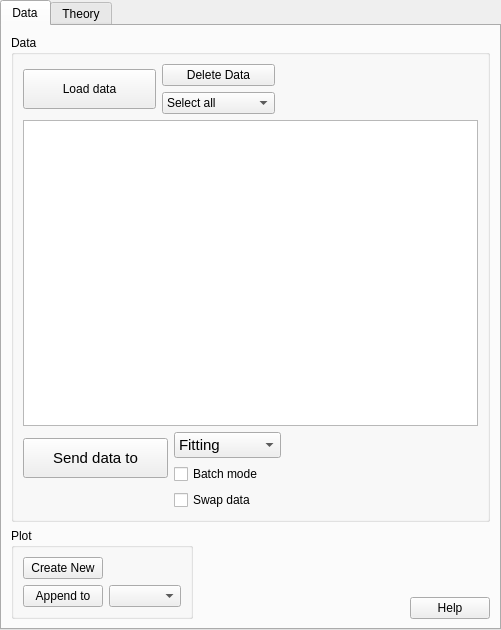
<?xml version="1.0" encoding="UTF-8"?>
<ui version="4.0">
 <class>DataLoadWidget</class>
 <widget class="QTabWidget" name="DataLoadWidget">
  <property name="geometry">
   <rect>
    <x>0</x>
    <y>0</y>
    <width>501</width>
    <height>630</height>
   </rect>
  </property>
  <property name="sizePolicy">
   <sizepolicy hsizetype="Preferred" vsizetype="Preferred">
    <horstretch>0</horstretch>
    <verstretch>5</verstretch>
   </sizepolicy>
  </property>
  <property name="windowTitle">
   <string>TabWidget</string>
  </property>
  <property name="windowIcon">
   <iconset>
    <normaloff>:/res/ball.ico</normaloff>:/res/ball.ico</iconset>
  </property>
  <property name="currentIndex">
   <number>0</number>
  </property>
  <widget class="QWidget" name="dataTab">
   <attribute name="title">
    <string>Data</string>
   </attribute>
   <layout class="QGridLayout" name="gridLayout_11">
    <item row="0" column="0">
     <widget class="QGroupBox" name="groupBox">
      <property name="title">
       <string>Data</string>
      </property>
      <layout class="QGridLayout" name="gridLayout_9">
       <item row="0" column="0">
        <layout class="QGridLayout" name="gridLayout">
         <item row="0" column="0" rowspan="2">
          <widget class="QPushButton" name="cmdLoad">
           <property name="sizePolicy">
            <sizepolicy hsizetype="MinimumExpanding" vsizetype="Fixed">
             <horstretch>0</horstretch>
             <verstretch>5</verstretch>
            </sizepolicy>
           </property>
           <property name="minimumSize">
            <size>
             <width>120</width>
             <height>40</height>
            </size>
           </property>
           <property name="baseSize">
            <size>
             <width>100</width>
             <height>50</height>
            </size>
           </property>
           <property name="toolTip">
            <string>&lt;html&gt;&lt;head/&gt;&lt;body&gt;&lt;p&gt;&lt;span style=&quot; font-size:8pt;&quot;&gt;Load a file with data&lt;/span&gt;&lt;/p&gt;&lt;/body&gt;&lt;/html&gt;</string>
           </property>
           <property name="styleSheet">
            <string notr="true">font: 11pt &quot;MS Shell Dlg 2&quot;;</string>
           </property>
           <property name="text">
            <string>Load data</string>
           </property>
           <property name="icon">
            <iconset>
             <normaloff>:/res/down-grey.png</normaloff>:/res/down-grey.png</iconset>
           </property>
           <property name="iconSize">
            <size>
             <width>32</width>
             <height>32</height>
            </size>
           </property>
           <property name="shortcut">
            <string>Ctrl+R</string>
           </property>
          </widget>
         </item>
         <item row="0" column="1">
          <widget class="QPushButton" name="cmdDeleteData">
           <property name="text">
            <string>Delete Data</string>
           </property>
          </widget>
         </item>
         <item row="1" column="1">
          <widget class="QComboBox" name="cbSelect">
           <property name="sizePolicy">
            <sizepolicy hsizetype="Minimum" vsizetype="Fixed">
             <horstretch>0</horstretch>
             <verstretch>0</verstretch>
            </sizepolicy>
           </property>
           <item>
            <property name="text">
             <string>Select all</string>
            </property>
           </item>
           <item>
            <property name="text">
             <string>Unselect all</string>
            </property>
           </item>
           <item>
            <property name="text">
             <string>Select all 1D</string>
            </property>
           </item>
           <item>
            <property name="text">
             <string>Unselect all 1D</string>
            </property>
           </item>
           <item>
            <property name="text">
             <string>Select all 2D</string>
            </property>
           </item>
           <item>
            <property name="text">
             <string>Unselect all 2D</string>
            </property>
           </item>
          </widget>
         </item>
        </layout>
       </item>
       <item row="0" column="1" colspan="2">
        <spacer name="horizontalSpacer_7">
         <property name="orientation">
          <enum>Qt::Horizontal</enum>
         </property>
         <property name="sizeHint" stdset="0">
          <size>
           <width>92</width>
           <height>20</height>
          </size>
         </property>
        </spacer>
       </item>
       <item row="1" column="0" colspan="3">
        <widget class="QTreeView" name="treeView">
         <property name="contextMenuPolicy">
          <enum>Qt::NoContextMenu</enum>
         </property>
         <property name="acceptDrops">
          <bool>true</bool>
         </property>
         <property name="editTriggers">
          <set>QAbstractItemView::NoEditTriggers</set>
         </property>
         <property name="dragEnabled">
          <bool>true</bool>
         </property>
         <property name="dragDropOverwriteMode">
          <bool>true</bool>
         </property>
         <property name="dragDropMode">
          <enum>QAbstractItemView::DropOnly</enum>
         </property>
         <property name="defaultDropAction">
          <enum>Qt::CopyAction</enum>
         </property>
         <property name="selectionMode">
          <enum>QAbstractItemView::ExtendedSelection</enum>
         </property>
         <attribute name="headerVisible">
          <bool>false</bool>
         </attribute>
        </widget>
       </item>
       <item row="2" column="0" colspan="2">
        <layout class="QGridLayout" name="gridLayout_2">
         <item row="0" column="0" rowspan="2">
          <widget class="QPushButton" name="cmdSendTo">
           <property name="sizePolicy">
            <sizepolicy hsizetype="MinimumExpanding" vsizetype="Fixed">
             <horstretch>0</horstretch>
             <verstretch>5</verstretch>
            </sizepolicy>
           </property>
           <property name="minimumSize">
            <size>
             <width>145</width>
             <height>40</height>
            </size>
           </property>
           <property name="baseSize">
            <size>
             <width>100</width>
             <height>50</height>
            </size>
           </property>
           <property name="font">
            <font>
             <family>MS Shell Dlg 2</family>
             <pointsize>11</pointsize>
             <weight>50</weight>
             <italic>false</italic>
             <bold>false</bold>
            </font>
           </property>
           <property name="toolTip">
            <string>&lt;html&gt;&lt;head/&gt;&lt;body&gt;&lt;p&gt;&lt;span style=&quot; font-size:8pt;&quot;&gt;Send data to perspective&lt;/span&gt;&lt;/p&gt;&lt;/body&gt;&lt;/html&gt;</string>
           </property>
           <property name="styleSheet">
            <string notr="true">font: 11pt &quot;MS Shell Dlg 2&quot;;</string>
           </property>
           <property name="text">
            <string>Send data to</string>
           </property>
           <property name="icon">
            <iconset>
             <normaloff>:/res/right-grey.png</normaloff>:/res/right-grey.png</iconset>
           </property>
           <property name="iconSize">
            <size>
             <width>32</width>
             <height>32</height>
            </size>
           </property>
          </widget>
         </item>
         <item row="0" column="1">
          <widget class="QComboBox" name="cbFitting">
           <property name="sizePolicy">
            <sizepolicy hsizetype="MinimumExpanding" vsizetype="Fixed">
             <horstretch>0</horstretch>
             <verstretch>0</verstretch>
            </sizepolicy>
           </property>
           <property name="font">
            <font>
             <pointsize>11</pointsize>
            </font>
           </property>
           <property name="sizeAdjustPolicy">
            <enum>QComboBox::AdjustToContents</enum>
           </property>
           <item>
            <property name="text">
             <string>Fitting</string>
            </property>
           </item>
           <item>
            <property name="text">
             <string>Pr inversion</string>
            </property>
           </item>
           <item>
            <property name="text">
             <string>Invariant</string>
            </property>
           </item>
          </widget>
         </item>
         <item row="1" column="1">
          <widget class="QCheckBox" name="chkBatch">
           <property name="text">
            <string>Batch mode</string>
           </property>
          </widget>
         </item>
         <item row="2" column="1">
          <widget class="QCheckBox" name="chkSwap">
           <property name="text">
            <string>Swap data</string>
           </property>
          </widget>
         </item>
        </layout>
       </item>
       <item row="2" column="2">
        <spacer name="horizontalSpacer">
         <property name="orientation">
          <enum>Qt::Horizontal</enum>
         </property>
         <property name="sizeHint" stdset="0">
          <size>
           <width>160</width>
           <height>20</height>
          </size>
         </property>
        </spacer>
       </item>
      </layout>
     </widget>
    </item>
    <item row="1" column="0">
     <layout class="QGridLayout" name="gridLayout_10">
      <item row="0" column="0" rowspan="2">
       <layout class="QGridLayout" name="gridLayout_6">
        <item row="0" column="0">
         <widget class="QGroupBox" name="groupBox_3">
          <property name="title">
           <string>Plot</string>
          </property>
          <property name="flat">
           <bool>false</bool>
          </property>
          <property name="checkable">
           <bool>false</bool>
          </property>
          <layout class="QGridLayout" name="gridLayout_3">
           <item row="0" column="0">
            <widget class="QPushButton" name="cmdNew">
             <property name="text">
              <string>Create New</string>
             </property>
            </widget>
           </item>
           <item row="1" column="0">
            <widget class="QPushButton" name="cmdAppend">
             <property name="text">
              <string>Append to</string>
             </property>
            </widget>
           </item>
           <item row="1" column="1">
            <widget class="QComboBox" name="cbgraph">
             <property name="sizePolicy">
              <sizepolicy hsizetype="Minimum" vsizetype="Fixed">
               <horstretch>0</horstretch>
               <verstretch>0</verstretch>
              </sizepolicy>
             </property>
             <property name="sizeAdjustPolicy">
              <enum>QComboBox::AdjustToContents</enum>
             </property>
            </widget>
           </item>
          </layout>
         </widget>
        </item>
        <item row="0" column="1">
         <spacer name="horizontalSpacer_3">
          <property name="orientation">
           <enum>Qt::Horizontal</enum>
          </property>
          <property name="sizeHint" stdset="0">
           <size>
            <width>103</width>
            <height>48</height>
           </size>
          </property>
         </spacer>
        </item>
       </layout>
      </item>
      <item row="1" column="1">
       <widget class="QPushButton" name="cmdHelp">
        <property name="text">
         <string>Help</string>
        </property>
       </widget>
      </item>
     </layout>
    </item>
   </layout>
  </widget>
  <widget class="QWidget" name="theoryTab">
   <attribute name="title">
    <string>Theory</string>
   </attribute>
   <layout class="QGridLayout" name="gridLayout_8">
    <item row="0" column="0">
     <widget class="QGroupBox" name="groupBox_2">
      <property name="title">
       <string>Theory</string>
      </property>
      <layout class="QGridLayout" name="gridLayout_4">
       <item row="0" column="0">
        <layout class="QHBoxLayout" name="horizontalLayout_3">
         <item>
          <widget class="QPushButton" name="cmdFreeze">
           <property name="text">
            <string>Freeze Theory</string>
           </property>
          </widget>
         </item>
         <item>
          <spacer name="horizontalSpacer_5">
           <property name="orientation">
            <enum>Qt::Horizontal</enum>
           </property>
           <property name="sizeHint" stdset="0">
            <size>
             <width>218</width>
             <height>20</height>
            </size>
           </property>
          </spacer>
         </item>
         <item>
          <widget class="QPushButton" name="cmdDeleteTheory">
           <property name="text">
            <string>Delete</string>
           </property>
          </widget>
         </item>
        </layout>
       </item>
       <item row="1" column="0">
        <widget class="QTreeView" name="freezeView">
         <property name="selectionMode">
          <enum>QAbstractItemView::ExtendedSelection</enum>
         </property>
         <attribute name="headerVisible">
          <bool>false</bool>
         </attribute>
        </widget>
       </item>
      </layout>
     </widget>
    </item>
    <item row="1" column="0">
     <layout class="QGridLayout" name="gridLayout_5">
      <item row="0" column="0">
       <widget class="QGroupBox" name="groupBox_4">
        <property name="title">
         <string>Plot</string>
        </property>
        <layout class="QGridLayout" name="gridLayout_7">
         <item row="0" column="0">
          <widget class="QPushButton" name="cmdNew_2">
           <property name="text">
            <string>Create New</string>
           </property>
          </widget>
         </item>
         <item row="1" column="0">
          <widget class="QPushButton" name="cmdAppend_2">
           <property name="text">
            <string>Append to</string>
           </property>
          </widget>
         </item>
         <item row="1" column="1">
          <widget class="QComboBox" name="cbgraph_2">
           <property name="sizePolicy">
            <sizepolicy hsizetype="Minimum" vsizetype="Fixed">
             <horstretch>0</horstretch>
             <verstretch>0</verstretch>
            </sizepolicy>
           </property>
           <property name="sizeAdjustPolicy">
            <enum>QComboBox::AdjustToContents</enum>
           </property>
           <item>
            <property name="text">
             <string>Graph1</string>
            </property>
           </item>
          </widget>
         </item>
        </layout>
       </widget>
      </item>
      <item row="0" column="1">
       <spacer name="horizontalSpacer_4">
        <property name="orientation">
         <enum>Qt::Horizontal</enum>
        </property>
        <property name="sizeHint" stdset="0">
         <size>
          <width>108</width>
          <height>111</height>
         </size>
        </property>
       </spacer>
      </item>
      <item row="0" column="2" alignment="Qt::AlignBottom">
       <widget class="QPushButton" name="cmdHelp_2">
        <property name="text">
         <string>Help</string>
        </property>
       </widget>
      </item>
     </layout>
    </item>
   </layout>
  </widget>
  <action name="actionDataInfo">
   <property name="text">
    <string>Data Info</string>
   </property>
  </action>
  <action name="actionSaveAs">
   <property name="text">
    <string>Save As</string>
   </property>
  </action>
  <action name="actionQuickPlot">
   <property name="text">
    <string>Quick Plot</string>
   </property>
  </action>
  <action name="actionQuick3DPlot">
   <property name="text">
    <string>Quick 3DPlot (slow)</string>
   </property>
  </action>
  <action name="actionEditMask">
   <property name="text">
    <string>Edit Mask</string>
   </property>
  </action>
  <action name="actionDelete">
   <property name="text">
    <string>Delete</string>
   </property>
  </action>
  <action name="actionFreezeResults">
   <property name="text">
    <string>Freeze Results</string>
   </property>
  </action>
  <action name="actionSelect">
   <property name="text">
    <string>Select items</string>
   </property>
  </action>
  <action name="actionDeselect">
   <property name="text">
    <string>Deselect items</string>
   </property>
  </action>
  <action name="actionChangeName">
   <property name="text">
    <string>Change Name</string>
   </property>
   <property name="toolTip">
    <string>Change Display Name</string>
   </property>
  </action>
 </widget>
 <resources/>
 <connections/>
</ui>
